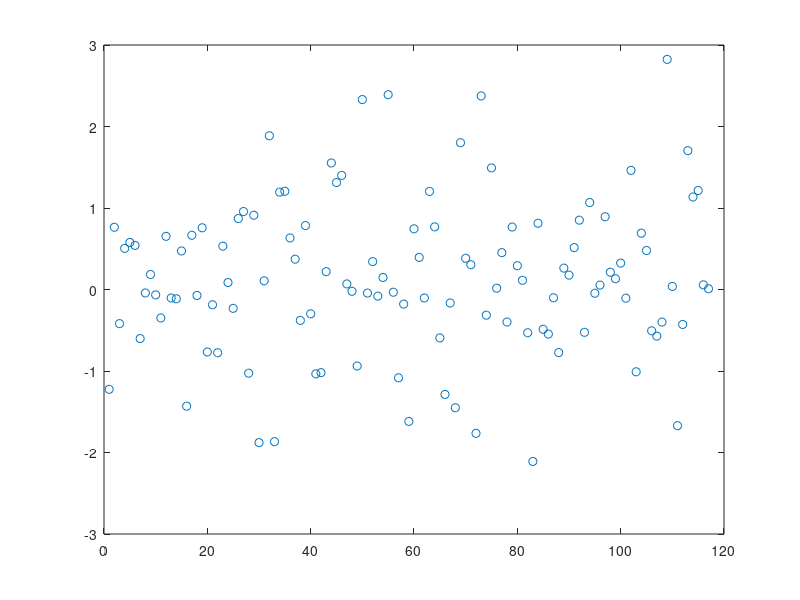
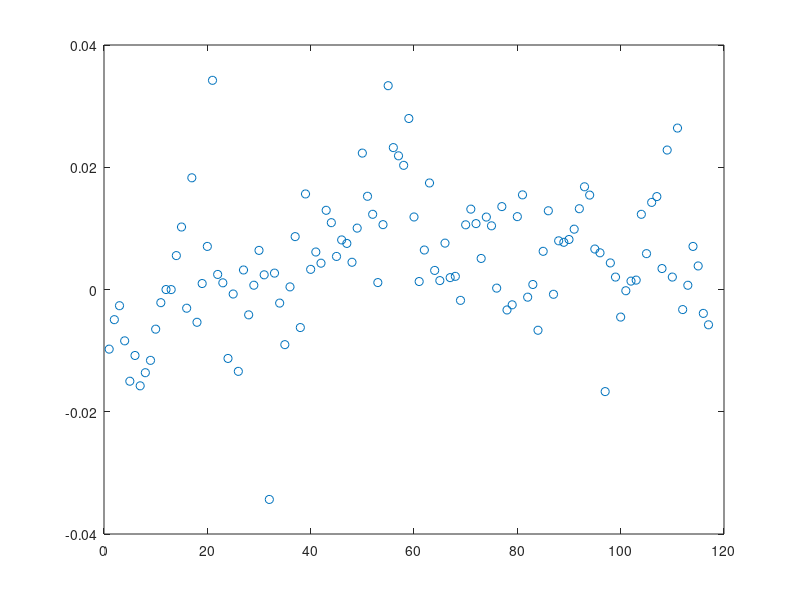
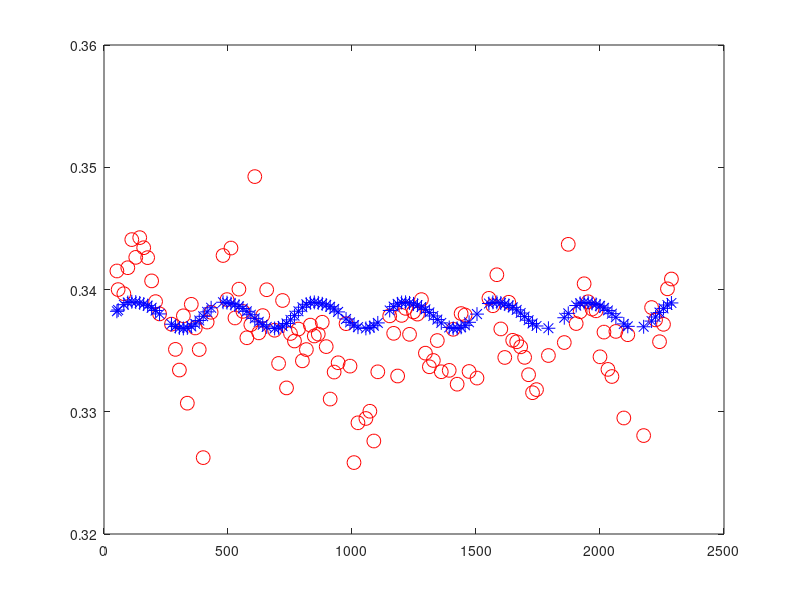
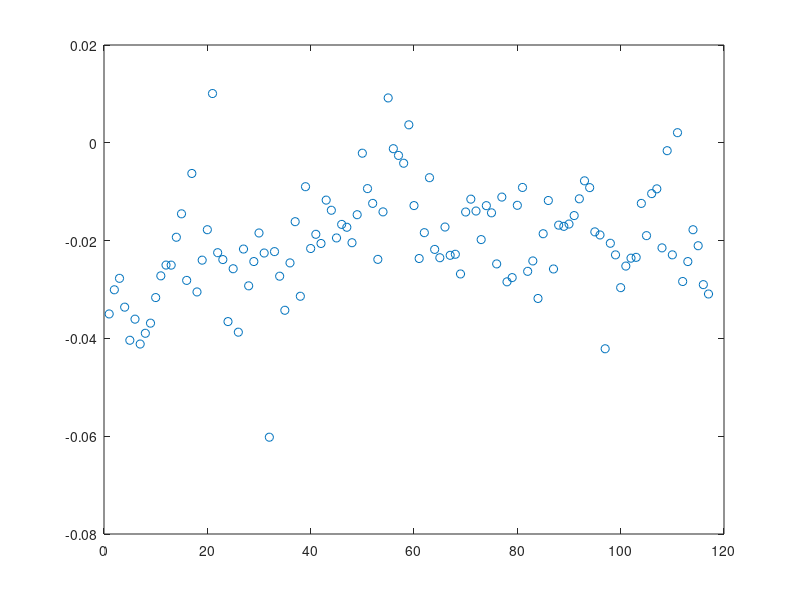

Reproduce these figures in MATLAB, in order.
rng('default') % For reproducibility
r = normrnd(0, 1, [1 117]);

% looking at the histogram
figure, hist(r)
plot(r, 'o')

RMSE = sqrt(sum(r.^2)/117);
%%
load('L8andAPICS_Libya4')
diff = (Model_Red_band-L8_Red_band)./Model_Red_band;
rms(diff)
figure, plot(diff, 'o')
figure, plot(date, L8_Red_band, 'ro', 'markers', 10)
hold on
plot(date, Model_Red_band, 'b*', 'markers', 10), ylim([0.32 0.36])
%%
diff2 = (Model_Red_band-1.025*L8_Red_band)./Model_Red_band;
rmse2 = rms(diff2);
figure, plot(diff2, 'o')
%%
figure, plot(date, 1.025*L8_Red_band, 'ro', 'markers', 10)
hold on
plot(date, Model_Red_band, 'b*', 'markers', 10), ylim([0.32 0.36])


%% 
L8_Red_band_sim = L8_Red_band;
for i = 1:117
    if L8_Red_band_sim(i) > mean(L8_Red_band)
        L8_Red_band_sim(i) = 1.03*L8_Red_band(i);
    else
        L8_Red_band_sim(i) = 0.97*L8_Red_band(i);
    end
end

%%
figure, plot(date, L8_Red_band_sim, 'ro', 'markers', 10)
hold on
plot(date, Model_Red_band, 'b*', 'markers', 10), ylim([0.32 0.36])

diff2 = (Model_Red_band-L8_Red_band_sim)./Model_Red_band;
rmse2 = rms(diff2)

